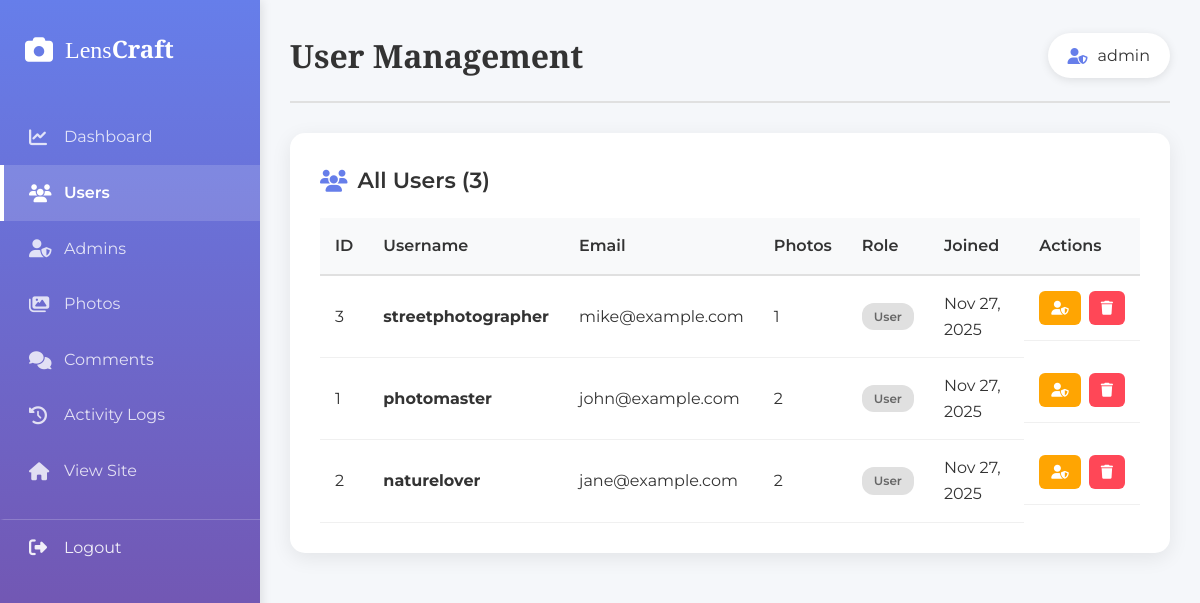
Page /admin/admin_users.php (signed in) on the committed database.
### tables this page shows
CREATE TABLE `users` (
  `id` int(11) NOT NULL,
  `username` varchar(50) NOT NULL,
  `email` varchar(100) NOT NULL,
  `password` varchar(255) NOT NULL,
  `is_admin` tinyint(1) DEFAULT 0,
  `created_at` datetime DEFAULT current_timestamp()
);

### admin/admin_users.php (the view, shortened to what this page needs)
<?php
$users = [];
$error_details = '';
try {
    $pdo = getDBConnection();
    $stmt = $pdo->query("
        SELECT
            u.id,
            u.username,
            u.email,
            u.is_admin,
            u.created_at,
            COUNT(p.id) as photo_count
        FROM users u
        LEFT JOIN photos p ON u.id = p.user_id
        GROUP BY u.id, u.username, u.email, u.is_admin, u.created_at
        ORDER BY u.created_at DESC
    ");
    $users = $stmt->fetchAll(PDO::FETCH_ASSOC);
} catch(PDOException $e) {
    error_log("Admin users error: " . $e->getMessage());
    $error_details = $e->getMessage();
    $_SESSION['error'] = "Failed to load users. Error: " . $e->getMessage();
}
?>
<!DOCTYPE html>
<html lang="en">
<head>
    <link rel="stylesheet" href="https://cdnjs.cloudflare.com/ajax/libs/font-awesome/6.4.0/css/all.min.css">
    <link rel="stylesheet" href="../assets/css/admin.css">
</head>
<body>
    <div class="sidebar">
        <div class="logo">
            <i class="fas fa-camera"></i>
            <span>Lens<strong>Craft</strong></span>
        </div>
        <nav class="sidebar-nav">
            <a href="admin_dashboard.php" class="nav-item">
                <i class="fas fa-chart-line"></i>
                <span>Dashboard</span>
            </a>
            <a href="admin_users.php" class="nav-item active">
                <i class="fas fa-users"></i>
                <span>Users</span>
            </a>
            <a href="admin_admins.php" class="nav-item">
                <i class="fas fa-user-shield"></i>
                <span>Admins</span>
            </a>
            <a href="admin_photos.php" class="nav-item">
                <i class="fas fa-images"></i>
                <span>Photos</span>
            </a>
            <a href="admin_comments.php" class="nav-item">
                <i class="fas fa-comments"></i>
                <span>Comments</span>
            </a>
            <a href="admin_logs.php" class="nav-item">
                <i class="fas fa-history"></i>
                <span>Activity Logs</span>
            </a>
            <a href="../home.php" class="nav-item">
                <i class="fas fa-home"></i>
                <span>View Site</span>
            </a>
            <a href="admin_logout.php" class="nav-item logout">
                <i class="fas fa-sign-out-alt"></i>
                <span>Logout</span>
            </a>
        </nav>
    </div>
    <div class="main-content">
        <header class="top-bar">
            <h1>User Management</h1>
            <div class="admin-info">
                <i class="fas fa-user-shield"></i>
                <span><?php echo htmlspecialchars($_SESSION['admin_username']); ?></span>
            </div>
        </header>
        <div class="card">
            <h2 class="card-title">
                <i class="fas fa-users"></i> All Users (<?php echo count($users); ?>)
            </h2>
            <?php if (empty($users) && !$error_details): ?>
                <div style="text-align: center; padding: 60px 20px; color: #999;">
                    <i class="fas fa-users" style="font-size: 48px; margin-bottom: 20px; opacity: 0.3;"></i>
                    <h3 style="color: #666; margin-bottom: 10px;">No Users Found</h3>
                    <p>There are currently no users in the system.</p>
                </div>
            <?php elseif (!empty($users)): ?>
                <div class="table-container">
                    <table class="data-table">
                        <thead>
                            <tr>
                                <th>ID</th>
                                <th>Username</th>
                                <th>Email</th>
                                <th>Photos</th>
                                <th>Role</th>
                                <th>Joined</th>
                                <th>Actions</th>
                            </tr>
                        </thead>
                        <tbody>
                            <?php foreach ($users as $user): ?>
                                <tr>
                                    <td><?php echo htmlspecialchars($user['id']); ?></td>
                                    <td>
                                        <strong><?php echo htmlspecialchars($user['username']); ?></strong>
                                    </td>
                                    <td><?php echo htmlspecialchars($user['email']); ?></td>
                                    <td><?php echo htmlspecialchars($user['photo_count']); ?></td>
                                    <td>
                                        <?php if ($user['is_admin']): ?>
                                            <span class="badge badge-admin">Admin</span>
                                        <?php else: ?>
                                            <span class="badge badge-user">User</span>
                                        <?php endif; ?>
                                    </td>
                                    <td><?php echo date('M d, Y', strtotime($user['created_at'])); ?></td>
                                    <td class="action-buttons">
                                        <a href="admin_users.php?toggle_admin=<?php echo $user['id']; ?>"
                                           class="btn btn-small btn-warning"
                                           onclick="return confirm('Toggle admin status for this user?');">
                                            <i class="fas fa-user-shield"></i>
                                        </a>
                                        <a href="admin_users.php?delete=<?php echo $user['id']; ?>"
                                           class="btn btn-small btn-danger"
                                           onclick="return confirm('Delete this user and all their photos? This cannot be undone.');">
                                            <i class="fas fa-trash"></i>
                                        </a>
                                    </td>
                                </tr>
                            <?php endforeach; ?>
                        </tbody>
                    </table>
                </div>
            <?php endif; ?>
        </div>
    </div>
</body>
</html>

### assets/css/admin.css (style rules this page uses)
* { margin: 0; padding: 0; box-sizing: border-box; }
body { font-family: 'Montserrat', sans-serif; background: #f5f7fa; color: #333; line-height: 1.6; }
.sidebar { position: fixed; left: 0; top: 0; width: 260px; height: 100vh; background: linear-gradient(180deg, #667eea 0%, #764ba2 100%); padding: 30px 0; z-index: 1000; box-shadow: 2px 0 10px rgba(0, 0, 0, 0.1); }
.sidebar .logo { display: flex; align-items: center; gap: 12px; padding: 0 25px; margin-bottom: 40px; color: white; font-size: 24px; font-family: 'Playfair Display', serif; }
.sidebar .logo i { font-size: 28px; }
.sidebar .logo strong { font-weight: 700; }
.sidebar-nav { display: flex; flex-direction: column; }
.nav-item { display: flex; align-items: center; gap: 15px; padding: 15px 25px; color: rgba(255, 255, 255, 0.8); text-decoration: none; transition: all 0.3s ease; border-left: 4px solid transparent; }
.nav-item.active { background: rgba(255, 255, 255, 0.15); color: white; border-left-color: white; font-weight: 600; }
.nav-item i { font-size: 18px; width: 20px; }
.nav-item.logout { margin-top: auto; color: rgba(255, 255, 255, 0.9); border-top: 1px solid rgba(255, 255, 255, 0.2); margin-top: 20px; }
.main-content { margin-left: 260px; padding: 30px; min-height: 100vh; }
.top-bar { display: flex; justify-content: space-between; align-items: center; margin-bottom: 30px; padding-bottom: 20px; border-bottom: 2px solid #e0e0e0; }
.top-bar h1 { font-family: 'Playfair Display', serif; font-size: 32px; color: #333; }
.admin-info { display: flex; align-items: center; gap: 10px; padding: 10px 20px; background: white; border-radius: 25px; box-shadow: 0 2px 10px rgba(0, 0, 0, 0.1); }
.admin-info i { color: #667eea; }
.card { background: white; padding: 30px; border-radius: 15px; box-shadow: 0 5px 20px rgba(0, 0, 0, 0.08); margin-bottom: 30px; }
.card-title { font-size: 22px; font-weight: 600; margin-bottom: 20px; color: #333; display: flex; align-items: center; gap: 10px; }
.card-title i { color: #667eea; }
.table-container { overflow-x: auto; }
.data-table { width: 100%; border-collapse: collapse; }
.data-table thead { background: #f8f9fa; }
.data-table th { padding: 15px; text-align: left; font-weight: 600; color: #333; border-bottom: 2px solid #e0e0e0; }
.data-table td { padding: 15px; border-bottom: 1px solid #f0f0f0; }
.badge { display: inline-block; padding: 4px 12px; border-radius: 12px; font-size: 12px; font-weight: 600; }
.badge-user { background: #e0e0e0; color: #666; }
.btn { padding: 8px 16px; border-radius: 6px; border: none; cursor: pointer; font-family: 'Montserrat', sans-serif; font-weight: 600; transition: all 0.3s ease; text-decoration: none; display: inline-block; }
.btn-small { padding: 6px 12px; font-size: 14px; }
.btn-danger { background: #ff4757; color: white; }
.btn-warning { background: #ffa502; color: white; }
.action-buttons { display: flex; gap: 8px; }

### rows in the picture
users: id "3", username "streetphotographer", email "mike@example.com", photo_count "1", is_admin "User", created_at "Nov 27, 2025"
users: id "1", username "photomaster", email "john@example.com", photo_count "2", is_admin "User", created_at "Nov 27, 2025"
users: id "2", username "naturelover", email "jane@example.com", photo_count "2", is_admin "User", created_at "Nov 27, 2025"

### other values in the picture
$_SESSION['admin_username'] "admin"
count($users) "3"
